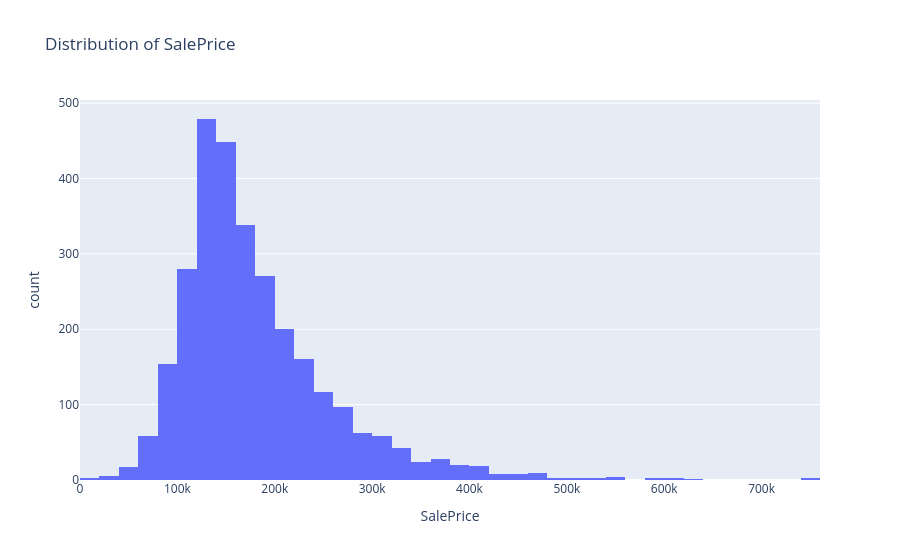

Source (notebook cell):
### Code cell
fig = px.histogram(
    df,
    x="SalePrice",
    nbins=50,
    title="Distribution of SalePrice"
)

fig.show()

### Figure 1 — Plotly figure (JSON) as saved in the notebook; plotly's stock layout.template omitted (floating-point values rounded to 4 significant figures; data arrays with more than 128 entries replaced by an {"elided": "..."} marker saying what was removed)
{"data": [{"bingroup": "x", "hovertemplate": "SalePrice=%{x}<br>count=%{y}<extra></extra>", "legendgroup": "", "marker": {"color": "#636efa", "pattern": {"shape": ""}}, "name": "", "nbinsx": 50, "orientation": "v", "showlegend": false, "type": "histogram", "x": {"elided": "2930 int values"}, "xaxis": "x", "yaxis": "y"}], "layout": {"barmode": "relative", "legend": {"tracegroupgap": 0}, "title": {"text": "Distribution of SalePrice"}, "xaxis": {"anchor": "y", "domain": [0, 1], "title": {"text": "SalePrice"}}, "yaxis": {"anchor": "x", "domain": [0, 1], "title": {"text": "count"}}}}
